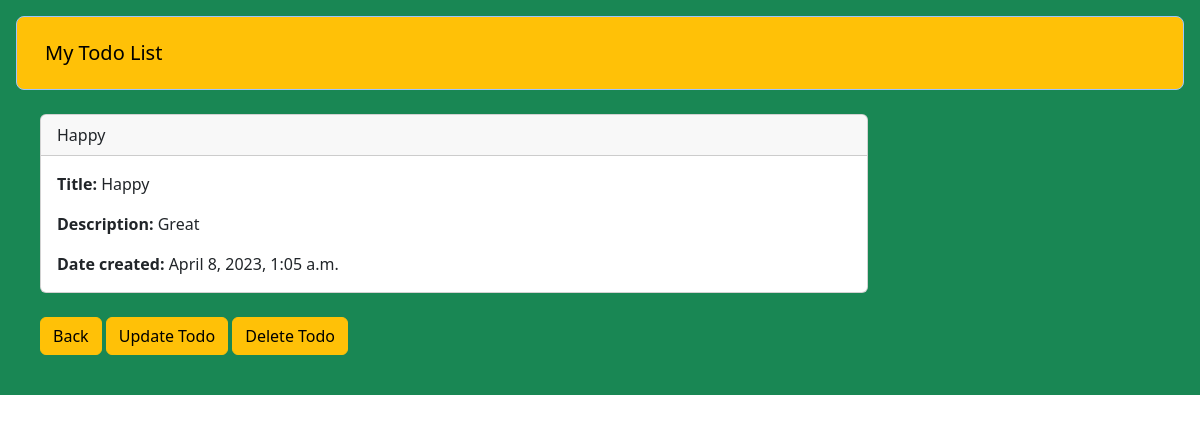
The page /todo_lists/1/ on the database its author committed.
### app/models.py (models this page shows, shortened)
class Todo(models.Model):
    title = models.CharField(max_length=100)
    description = models.TextField(blank=True)
    completed = models.BooleanField(default=False)
    created_at = models.DateTimeField(auto_now_add=True)

### app/views.py (the view)
# urls.py: path('todo_lists/<int:pk>/', views.todo_lists, name='todo_lists'),
def todo_lists(request, pk):
        todo_lists=Todo.objects.get(id=pk)
        return render(request, 'todo_lists.html', {'todo_lists':todo_lists})

### app/templates/todo_lists.html (shortened to what this page needs)
<!DOCTYPE html>
<html lang="en">
<head>
    <link href="https://cdn.jsdelivr.net/npm/bootstrap@5.3.0-alpha3/dist/css/bootstrap.min.css" rel="stylesheet">
</head>
<body>
    <div class="p-3 mb-2 bg-success text-emphasis-warning">
    <nav class="navbar p-3 text-primary-emphasis bg-warning border border-primary-subtle rounded-3">
  <div class="container-fluid">
    <a class="navbar-brand" href="#">
      My Todo List
    </a>
  </div>
</nav>
<div class="col-9 mt- p-4">
    <div class="card">
    <div class="card-header">
        {{ todo_lists.title }}
    </div>
    <div class="card-body">
        <p class="card-text"> <strong> Title:</strong> {{ todo_lists.title }} </p>
        <p class="card-text"> <strong> Description: </strong> {{ todo_lists.description }} </p>
            <p class="card-text"> <strong> Date created:</strong> {{ todo_lists.created_at }} </p>
    </div>
  </div>
  <br>
  <a href="{% url 'home' %}" class="btn btn-warning"> Back </a>
  <a href="{% url 'update' todo_lists.id %}" class="btn btn-warning">Update Todo</a>
  <a href="{% url 'delete' todo_lists.id %}" class="btn btn-warning">Delete Todo</a>
    </div>
    </div>
</body>
</html>

### rows shown on the page
Todo: title "Happy", description "Great", created_at "April 8, 2023, 1:05 a.m."
